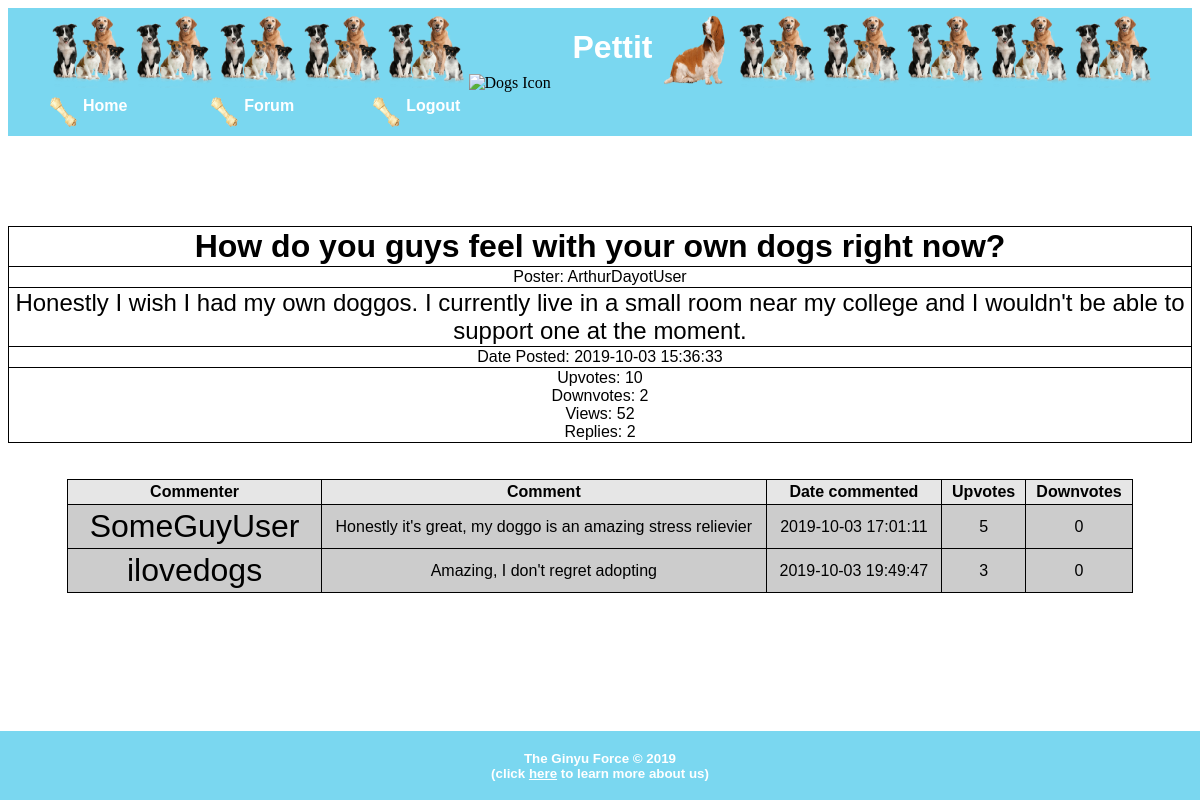
/script/view_topic2.php?id=1 (signed in), run on the app's committed database.
### tables this page shows
CREATE TABLE posts (
  PostID int(20) NOT NULL AUTO_INCREMENT,
  PostContent text NOT NULL,
  PostTopic varchar(255) NOT NULL,
  DatePosted timestamp NOT NULL DEFAULT current_timestamp() ON UPDATE current_timestamp(),
  PosterID int(20) NOT NULL,
  up_votes int(5) NOT NULL,
  down_votes int(5) NOT NULL,
  view int(4) NOT NULL,
  reply int(4) NOT NULL,
  PRIMARY KEY (PostID)
);

CREATE TABLE users (
  FirstName varchar(20) NOT NULL,
  LastName varchar(20) NOT NULL,
  UserName varchar(20) NOT NULL,
  EmailAddress varchar(30) NOT NULL,
  Password varchar(40) NOT NULL,
  UserID int(20) NOT NULL AUTO_INCREMENT,
  PRIMARY KEY (UserID)
);

CREATE TABLE comments (
  comment_id int(20) NOT NULL AUTO_INCREMENT,
  user_id int(20) NOT NULL,
  date_posted timestamp NOT NULL DEFAULT current_timestamp() ON UPDATE current_timestamp(),
  text_content text NOT NULL,
  parent_id int(20) NOT NULL,
  up_votes int(5) NOT NULL,
  down_votes int(5) NOT NULL,
  PRIMARY KEY (comment_id)
);

### script/view_topic2.php (the view, shortened to what this page needs)
<!DOCTYPE html>
<html>
    <header>
        <?php include('header.php'); ?>
    </header>
    <body>
        <section>
               <?php
               include('../connect.php');
               $tbl_posts = "posts";
               $tbl_users = "users";
               $PostID = $_GET['id'];
               $sql= "SELECT * FROM $tbl_posts WHERE PostID= '$PostID'";
               $result= mysqli_query($connection, $sql);
               $row= mysqli_fetch_array($result);
               $userID = $row['PosterID'];
               $sqluser= "SELECT * FROM $tbl_users WHERE UserID= '$userID'";
               $resultUserName= mysqli_query($connection, $sqluser);
               $rowUserName= mysqli_fetch_array($resultUserName);
                ?>
                <table>
                <tr>
                  <td><span style="font-size: 32px;"><strong><?php echo htmlspecialchars($row['PostTopic'])?></strong></span></td><br></tr><tr>
                  <td><?php echo "Poster: " . htmlspecialchars($rowUserName['UserName'])?></td><br></tr><tr>
                  <td><span style="font-size: 24px;"><?php echo htmlspecialchars($row['PostContent'])?></span></td><br></tr><tr>
                  <td><?php echo "Date Posted: " . htmlspecialchars($row['DatePosted'])?></td><br></tr><tr>
                  <td><?php echo "Upvotes: " . htmlspecialchars($row['up_votes'])?><br>
                  <?php echo "Downvotes: " . htmlspecialchars($row['down_votes'])?><br>
                  <?php echo "Views: " . htmlspecialchars($row['view'])?><br>
                  <?php echo "Replies: " . htmlspecialchars($row['reply'])?></td><br>
                </tr>
              </table>
        </section>
        <section>
          <?php
          include('../connect.php');
          $tbl_comments = "comments";
          $PostID = $_GET['id'];
          $sql2= "SELECT * FROM $tbl_comments WHERE parent_id= '$PostID'";
          $result2= mysqli_query($connection, $sql2);
          ?>
          <table width="90%" border="0" align="center" cellpadding="3" cellspacing="1" bgcolor="#CCCCCC">
            <tr>
              <td width="13%" align="center" bgcolor="#E6E6E6"><strong>Commenter</strong></td>
              <td width="33%" align="center" bgcolor="#E6E6E6"><strong>Comment</strong></td>
              <td width="13%" align="center" bgcolor="#E6E6E6"><strong>Date commented</strong></td>
              <td width="5%" align="center" bgcolor="#E6E6E6"><strong>Upvotes</strong></td>
              <td width="5%" align="center" bgcolor="#E6E6E6"><strong>Downvotes</strong></td>
            </tr>
          <tr>
          <?php
          while ($row2 = $result2->fetch_assoc()) {
            $commenterID = $row2['user_id'];
            $sqlcommenter= "SELECT * FROM $tbl_users WHERE UserID= '$commenterID'";
            $resultCommenter= mysqli_query($connection, $sqlcommenter);
            $rowCommenter= mysqli_fetch_array($resultCommenter);
           ?>
             <td><span style="font-size: 32px;"><?php echo htmlspecialchars($rowCommenter['UserName'])?></span></td>
             <td><?php echo htmlspecialchars($row2['text_content'])?></td><br>
             <td><?php echo htmlspecialchars($row2['date_posted'])?></td>
             <td><?php echo htmlspecialchars($row2['up_votes'])?></td>
             <td><?php echo htmlspecialchars($row2['down_votes'])?></td>
           </tr>
           <?php
         }
            ?>
          </table>
          <br>
        </section>
    </body>
    <footer>
        <?php include('footer.php'); ?>
    </footer>
</html>

### css/style.css (style rules this page uses)
header { background-color: #7AD7F0; text-align: left; }
footer { background-color: #7AD7F0; text-align: left; position: fixed; bottom: 0px; left: 0px; width: 100%; }
table, th, td { border: 1px solid black; border-collapse: collapse; text-align: center; font-family: arial, sans-serif; }

### data on the page
posts: PostTopic "How do you guys feel with your own dogs right now?", PostContent "Honestly I wish I had my own doggos. I currently live in a small room near my college and I wouldn't be able to support one at the moment.", DatePosted "2019-10-03 15:36:33", up_votes "10", down_votes "2", view "52", reply "2"
users: UserName "ArthurDayotUser"
comments: user.UserName "SomeGuyUser", text_content "Honestly it's great, my doggo is an amazing stress relievier", date_posted "2019-10-03 17:01:11", up_votes "5", down_votes "0"
comments: user.UserName "ilovedogs", text_content "Amazing, I don't regret adopting", date_posted "2019-10-03 19:49:47", up_votes "3", down_votes "0"
